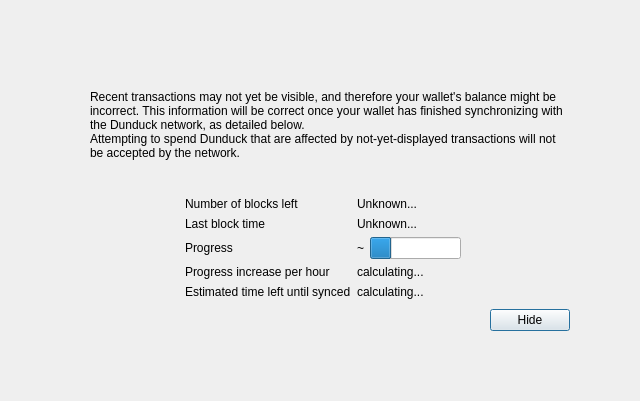
<?xml version="1.0" encoding="UTF-8"?>
<ui version="4.0">
 <class>ModalOverlay</class>
 <widget class="ModalOverlay" name="ModalOverlay">
  <property name="geometry">
   <rect>
    <x>0</x>
    <y>0</y>
    <width>640</width>
    <height>401</height>
   </rect>
  </property>
  <property name="windowTitle">
   <string>Form</string>
  </property>
  <layout class="QVBoxLayout" name="verticalLayout" stretch="0">
   <property name="sizeConstraint">
    <enum>QLayout::SetDefaultConstraint</enum>
   </property>
   <property name="leftMargin">
    <number>0</number>
   </property>
   <property name="topMargin">
    <number>0</number>
   </property>
   <property name="rightMargin">
    <number>0</number>
   </property>
   <property name="bottomMargin">
    <number>0</number>
   </property>
   <item>
    <widget class="QWidget" name="bgWidget" native="true">
     <property name="styleSheet">
      <string notr="true"/>
     </property>
     <layout class="QVBoxLayout" name="verticalLayoutMain" stretch="0">
      <property name="leftMargin">
       <number>60</number>
      </property>
      <property name="topMargin">
       <number>60</number>
      </property>
      <property name="rightMargin">
       <number>60</number>
      </property>
      <property name="bottomMargin">
       <number>60</number>
      </property>
      <item>
       <widget class="QWidget" name="contentWidget" native="true">
        <property name="styleSheet">
         <string notr="true"/>
        </property>
        <layout class="QVBoxLayout" name="verticalLayoutSub" stretch="1,0,0,0,0">
         <property name="spacing">
          <number>0</number>
         </property>
         <property name="leftMargin">
          <number>10</number>
         </property>
         <property name="topMargin">
          <number>10</number>
         </property>
         <property name="rightMargin">
          <number>10</number>
         </property>
         <property name="bottomMargin">
          <number>10</number>
         </property>
         <item>
          <layout class="QHBoxLayout" name="horizontalLayoutIconText" stretch="0,1">
           <property name="topMargin">
            <number>20</number>
           </property>
           <item>
            <layout class="QVBoxLayout" name="verticalLayoutIcon">
             <property name="leftMargin">
              <number>0</number>
             </property>
             <item>
              <widget class="QLabel" name="warningIcon">
               <property name="text">
                <string/>
               </property>
              </widget>
             </item>
             <item>
              <spacer name="verticalSpacerWarningIcon">
               <property name="orientation">
                <enum>Qt::Vertical</enum>
               </property>
               <property name="sizeHint" stdset="0">
                <size>
                 <width>20</width>
                 <height>40</height>
                </size>
               </property>
              </spacer>
             </item>
            </layout>
           </item>
           <item>
            <layout class="QVBoxLayout" name="verticalLayoutInfoText">
             <property name="leftMargin">
              <number>0</number>
             </property>
             <property name="topMargin">
              <number>0</number>
             </property>
             <item>
              <widget class="QLabel" name="infoText">
               <property name="text">
                <string>Recent transactions may not yet be visible, and therefore your wallet's balance might be incorrect. This information will be correct once your wallet has finished synchronizing with the Dunduck network, as detailed below.</string>
               </property>
               <property name="textFormat">
                <enum>Qt::RichText</enum>
               </property>
               <property name="wordWrap">
                <bool>true</bool>
               </property>
              </widget>
             </item>
             <item>
              <widget class="QLabel" name="infoTextStrong">
               <property name="text">
                <string>Attempting to spend Dunduck that are affected by not-yet-displayed transactions will not be accepted by the network.</string>
               </property>
               <property name="textFormat">
                <enum>Qt::RichText</enum>
               </property>
               <property name="wordWrap">
                <bool>true</bool>
               </property>
              </widget>
             </item>
             <item>
              <spacer name="verticalSpacerInTextSpace">
               <property name="orientation">
                <enum>Qt::Vertical</enum>
               </property>
               <property name="sizeHint" stdset="0">
                <size>
                 <width>20</width>
                 <height>40</height>
                </size>
               </property>
              </spacer>
             </item>
            </layout>
           </item>
          </layout>
         </item>
         <item>
          <spacer name="verticalSpacerAfterText">
           <property name="orientation">
            <enum>Qt::Vertical</enum>
           </property>
           <property name="sizeHint" stdset="0">
            <size>
             <width>20</width>
             <height>40</height>
            </size>
           </property>
          </spacer>
         </item>
         <item>
          <layout class="QFormLayout" name="formLayout">
           <property name="fieldGrowthPolicy">
            <enum>QFormLayout::FieldsStayAtSizeHint</enum>
           </property>
           <property name="formAlignment">
            <set>Qt::AlignHCenter|Qt::AlignTop</set>
           </property>
           <property name="horizontalSpacing">
            <number>6</number>
           </property>
           <property name="verticalSpacing">
            <number>6</number>
           </property>
           <property name="topMargin">
            <number>10</number>
           </property>
           <item row="0" column="0">
            <widget class="QLabel" name="labelNumberOfBlocksLeft">
             <property name="text">
              <string>Number of blocks left</string>
             </property>
            </widget>
           </item>
           <item row="0" column="1">
            <widget class="QLabel" name="numberOfBlocksLeft">
             <property name="text">
              <string>Unknown...</string>
             </property>
            </widget>
           </item>
           <item row="1" column="0">
            <widget class="QLabel" name="labelLastBlockTime">
             <property name="text">
              <string>Last block time</string>
             </property>
            </widget>
           </item>
           <item row="1" column="1">
            <widget class="QLabel" name="newestBlockDate">
             <property name="sizePolicy">
              <sizepolicy hsizetype="Maximum" vsizetype="Preferred">
               <horstretch>0</horstretch>
               <verstretch>0</verstretch>
              </sizepolicy>
             </property>
             <property name="text">
              <string>Unknown...</string>
             </property>
            </widget>
           </item>
           <item row="2" column="0">
            <widget class="QLabel" name="labelSyncDone">
             <property name="text">
              <string>Progress</string>
             </property>
            </widget>
           </item>
           <item row="2" column="1">
            <layout class="QHBoxLayout" name="horizontalLayoutSync" stretch="0,1">
             <item>
              <widget class="QLabel" name="percentageProgress">
               <property name="text">
                <string notr="true">~</string>
               </property>
              </widget>
             </item>
             <item>
              <widget class="QProgressBar" name="progressBar">
               <property name="value">
                <number>24</number>
               </property>
               <property name="format">
                <string/>
               </property>
              </widget>
             </item>
            </layout>
           </item>
           <item row="4" column="0">
            <widget class="QLabel" name="labelProgressIncrease">
             <property name="text">
              <string>Progress increase per hour</string>
             </property>
            </widget>
           </item>
           <item row="4" column="1">
            <widget class="QLabel" name="progressIncreasePerH">
             <property name="text">
              <string>calculating...</string>
             </property>
            </widget>
           </item>
           <item row="5" column="0">
            <widget class="QLabel" name="labelEstimatedTimeLeft">
             <property name="text">
              <string>Estimated time left until synced</string>
             </property>
            </widget>
           </item>
           <item row="5" column="1">
            <widget class="QLabel" name="expectedTimeLeft">
             <property name="text">
              <string>calculating...</string>
             </property>
            </widget>
           </item>
          </layout>
         </item>
         <item>
          <layout class="QHBoxLayout" name="horizontalLayoutButtons">
           <property name="leftMargin">
            <number>10</number>
           </property>
           <property name="topMargin">
            <number>10</number>
           </property>
           <item>
            <spacer name="horizontalSpacer">
             <property name="orientation">
              <enum>Qt::Horizontal</enum>
             </property>
             <property name="sizeHint" stdset="0">
              <size>
               <width>40</width>
               <height>20</height>
              </size>
             </property>
            </spacer>
           </item>
           <item>
            <widget class="QPushButton" name="closeButton">
             <property name="text">
              <string>Hide</string>
             </property>
             <property name="focusPolicy">
              <enum>Qt::StrongFocus</enum>
             </property>
             <property name="default">
              <bool>true</bool>
             </property>
            </widget>
           </item>
          </layout>
         </item>
         <item>
          <layout class="QVBoxLayout" name="verticalLayout_2">
           <item>
            <spacer name="verticalSpacer">
             <property name="orientation">
              <enum>Qt::Vertical</enum>
             </property>
             <property name="sizeHint" stdset="0">
              <size>
               <width>20</width>
               <height>40</height>
              </size>
             </property>
            </spacer>
           </item>
          </layout>
         </item>
        </layout>
       </widget>
      </item>
     </layout>
    </widget>
   </item>
  </layout>
 </widget>
 <customwidgets>
  <customwidget>
   <class>ModalOverlay</class>
   <extends>QWidget</extends>
   <header>qt/modaloverlay.h</header>
   <container>1</container>
  </customwidget>
 </customwidgets>
 <resources/>
 <connections/>
</ui>
